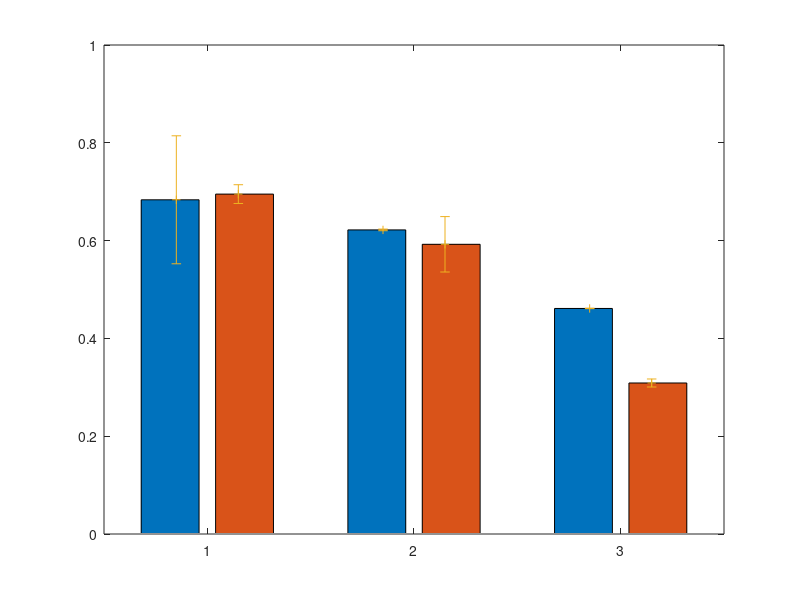

Write the MATLAB code that produced this figure. (Note: this script raises an error after producing the figure.)
fourb4 = [91,154;97,125];
fouraft = [107,157;90,127];
fiveb4 = [54,87;81,130];
fiveaft = [75,125;89,138;74,139];
eightb4 = [60,130;59,128];
eightaft = [56,178;40,132];

b4s = [mean(fourb4(:,1)./fourb4(:,2));
    mean(fiveb4(:,1)./fiveb4(:,2));
    mean(eightb4(:,1)./eightb4(:,2))];
afts = [mean(fouraft(:,1)./fouraft(:,2));
    mean(fiveaft(:,1)./fiveaft(:,2));
    mean(eightaft(:,1)./eightaft(:,2))];

b4s2 = [std(fourb4(:,1)./fourb4(:,2));
    std(fiveb4(:,1)./fiveb4(:,2));
    std(eightb4(:,1)./eightb4(:,2))];
afts2 = [std(fouraft(:,1)./fouraft(:,2));
    std(fiveaft(:,1)./fiveaft(:,2));
    std(eightaft(:,1)./eightaft(:,2))];

fours = [b4s(1),afts(1);b4s2(1),afts2(1)];
fives = [b4s(2),afts(2);b4s2(2),afts2(2)];
eights = [b4s(3),afts(3);b4s2(3),afts2(3)];

data = [fours(1),fives(1),eights(1);fours(3),fives(3),eights(3)]';
SDS = [fours(2,:),fives(2,:),eights(2,:)];
Tic = 0.15;
x = [1-Tic,1+Tic,2-Tic,2+Tic,3-Tic,3+Tic];
linDat = reshape(data',1,6);
FontSize = 24;

bar(data)
hold on
h=errorbar(x,linDat,SDS,'+','MarkerEdgeColor',[0,0,0],'Color',[0,0,0],'LineWidth',2);
xlabel('Rat Number','FontSize',FontSize)
ylabel('(Time Spent Running)/(Time In Wheel)','FontSize',FontSize)
title('Cooperativity','FontSize',FontSize)
h=legend('Before Injection','After Injection','Location','Southeast');
set(h,'FontSize',FontSize);
text(.55,.85,'Saline Control','FontSize',FontSize)
text(1.55,.85,'Hemiparkinsonian','FontSize',FontSize)
text(2.55,.85,'Hemiparkinsonian','FontSize',FontSize)